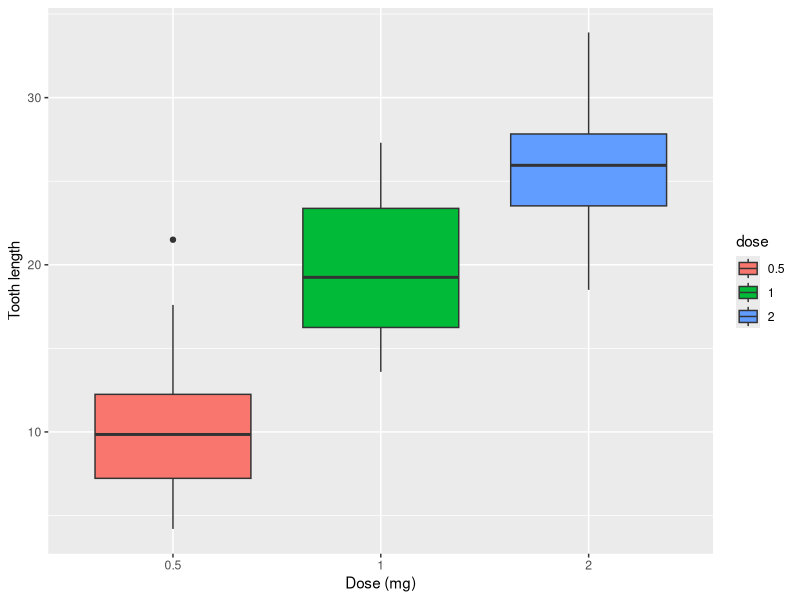
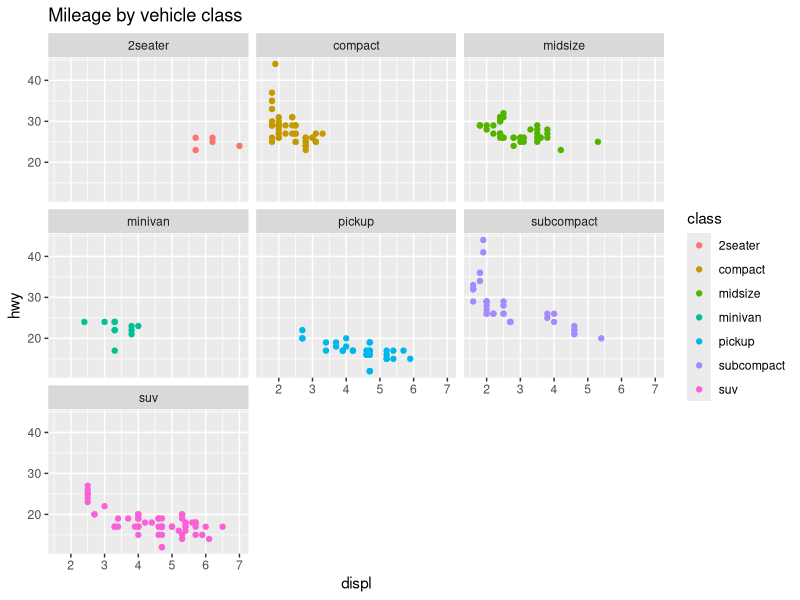
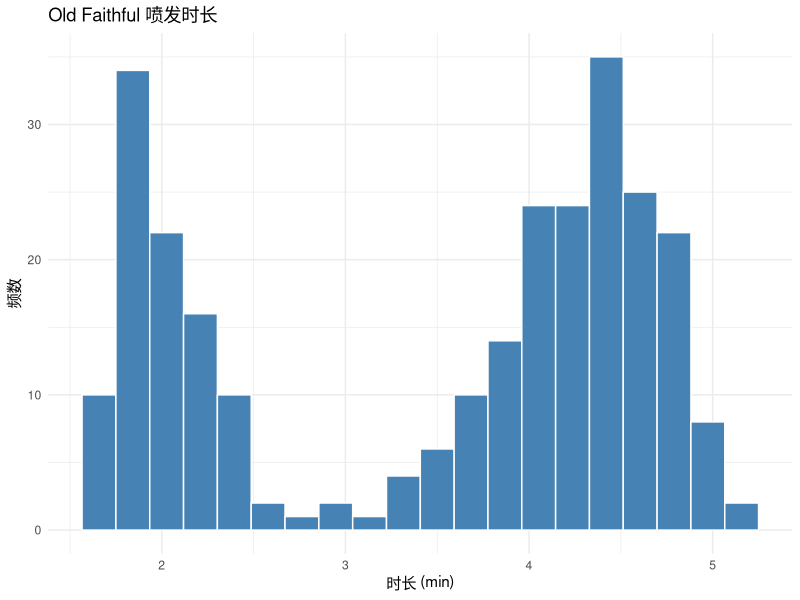
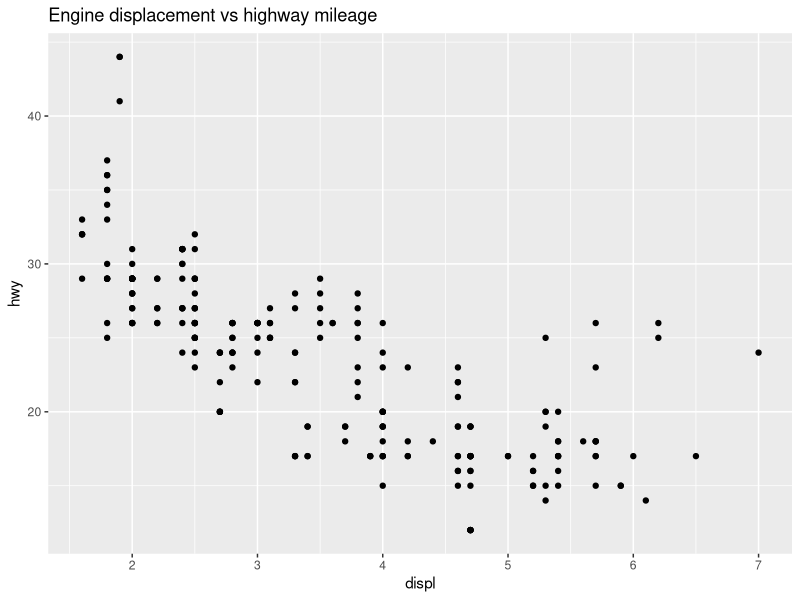

Here is the R script that generated these plots, in order: (Note: this script raises an error after producing the figures.)
#!/usr/bin/env Rscript
# ============================================================================
# make_samples.R — 生成示例 ggplot 对象并保存为 .rds（供 export_gtable.R 消费）
# 用法: Rscript make_samples.R   （在 gtableViewer/ 上级或任意目录运行均可）
# ============================================================================

suppressPackageStartupMessages(library(ggplot2))

here <- tryCatch(dirname(normalizePath(substitute(commandArgs()[0], n = 0))),
                error = function(e) getwd())
# 兼容 Rscript 调用: 用命令行参数定位脚本自身
argv <- commandArgs(trailingOnly = FALSE)
file_arg <- grep("^--file=", argv, value = TRUE)
root <- if (length(file_arg) == 1) {
  dirname(dirname(normalizePath(sub("^--file=", "", file_arg[1]))))
} else getwd()

dir.create(file.path(root, "rds"), showWarnings = FALSE, recursive = TRUE)

# 1) 散点图 — ggplot 自带示例数据 mpg
scatter <- ggplot(mpg, aes(displ, hwy)) +
  geom_point() +
  labs(title = "Engine displacement vs highway mileage")

# 2) 箱线图 — ToothGrowth，带分面填色图例
boxplot_p <- ggplot(ToothGrowth, aes(factor(dose), len, fill = factor(dose))) +
  geom_boxplot() +
  labs(x = "Dose (mg)", y = "Tooth length", fill = "dose")

# 3) 分面散点 — facet_wrap 多面板 + strip
facet <- ggplot(mpg, aes(displ, hwy, colour = class)) +
  geom_point() +
  facet_wrap(~ class) +
  labs(title = "Mileage by vehicle class")

# 4) 直方图 — theme_minimal；柱子的 rectGrob 用 just = c("left","top")（x 是左边、
#    y 是顶边），和前三个样例里 just = centre 的背景矩形不是一回事，正好当回归用例。
hist_p <- ggplot(faithful, aes(eruptions)) +
  geom_histogram(bins = 20, fill = "steelblue", colour = "white") +
  labs(title = "Old Faithful 喷发时长", x = "时长 (min)", y = "频数") +
  theme_minimal(base_size = 11)

saveRDS(scatter,   file.path(root, "rds", "scatter.rds"))
saveRDS(boxplot_p, file.path(root, "rds", "boxplot.rds"))
saveRDS(facet,     file.path(root, "rds", "facet.rds"))
saveRDS(hist_p,    file.path(root, "rds", "hist.rds"))

cat("[make_samples] 已生成 rds/scatter.rds, rds/boxplot.rds, rds/facet.rds, rds/hist.rds\n")
